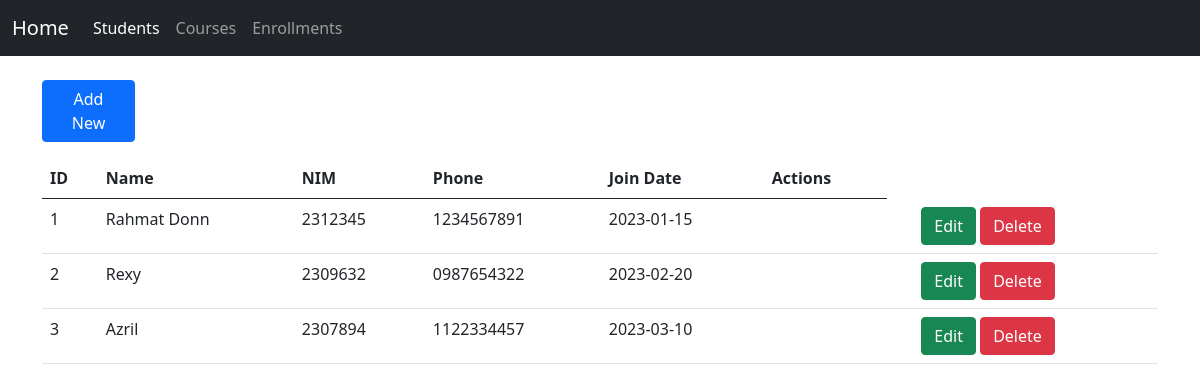
The page / on the database its author committed.
### tables this page shows
CREATE TABLE `students` (
  `id` int(11) NOT NULL,
  `name` varchar(255) NOT NULL,
  `nim` varchar(50) NOT NULL,
  `phone` varchar(20) NOT NULL,
  `join_date` date NOT NULL,
  `email` varchar(255) NOT NULL,
  `address` text NOT NULL
);

### models/Student.php (called while the page is built, shortened)
<?php
class Student
{
    private $conn;
    public function __construct()
    {
        $this->conn = new mysqli('localhost', 'root', '', 'tp_mvc');
    }
    public function getAll()
    {
        $result = $this->conn->query('SELECT * FROM students');
        return $result->fetch_all(MYSQLI_ASSOC);
    }
}

### index.php (the view, shortened to what this page needs)
<?php
require_once 'models/Student.php';
$studentModel = new Student();
$view = $_GET['view'] ?? 'students';
switch ($view) {
  default:
    $data = $studentModel->getAll();
    $columns = ['ID', 'Name', 'NIM', 'Phone', 'Join Date'];
    break;
}
?>
<!doctype html>
<html lang="en">
<head>
  <link href="public/bootstrap.min.css" rel="stylesheet">
</head>
<body>
  <nav class="navbar navbar-expand-lg navbar-dark bg-dark">
    <div class="container-fluid">
      <a class="navbar-brand" href="index.php">Home</a>
      <div class="collapse navbar-collapse" id="navbarNav">
        <ul class="navbar-nav">
          <li class="nav-item">
            <a class="nav-link <?= $view === 'students' ? 'active' : '' ?>" href="index.php?view=students">Students</a>
          </li>
          <li class="nav-item">
            <a class="nav-link <?= $view === 'courses' ? 'active' : '' ?>" href="index.php?view=courses">Courses</a>
          </li>
          <li class="nav-item">
            <a class="nav-link <?= $view === 'enrollments' ? 'active' : '' ?>" href="index.php?view=enrollments">Enrollments</a>
          </li>
        </ul>
      </div>
    </div>
  </nav>
  <div class="container my-4">
    <div class="col-1 my-3">
      <a type="button" class="btn btn-primary" href="views/<?= $view ?>/create.php">Add New</a>
    </div>
    <table class="table">
      <thead>
        <tr>
          <?php foreach ($columns as $column): ?>
            <th><?= $column ?></th>
          <?php endforeach; ?>
          <th>Actions</th>
        </tr>
      </thead>
      <tbody>
        <?php foreach ($data as $row): ?>
          <tr>
            <?php foreach ($row as $value): ?>
              <td><?= $value ?></td>
            <?php endforeach; ?>
            <td>
              <a class="btn btn-success" href="views/<?= $view ?>/edit.php?id=<?= $row['id'] ?>">Edit</a>
              <a class="btn btn-danger" href="views/<?= $view ?>/delete.php?id=<?= $row['id'] ?>">Delete</a>
            </td>
          </tr>
        <?php endforeach; ?>
      </tbody>
    </table>
  </div>
</body>
</html>

### rows shown on the page
students: id "1", name "Rahmat Donn", nim "2312345", phone "1234567891", join_date "2023-01-15"
students: id "2", name "Rexy", nim "2309632", phone "0987654322", join_date "2023-02-20"
students: id "3", name "Azril", nim "2307894", phone "1122334457", join_date "2023-03-10"

### other values the page prints
$column "ID"
$column "Name"
$column "NIM"
$column "Phone"
$column "Join Date"
